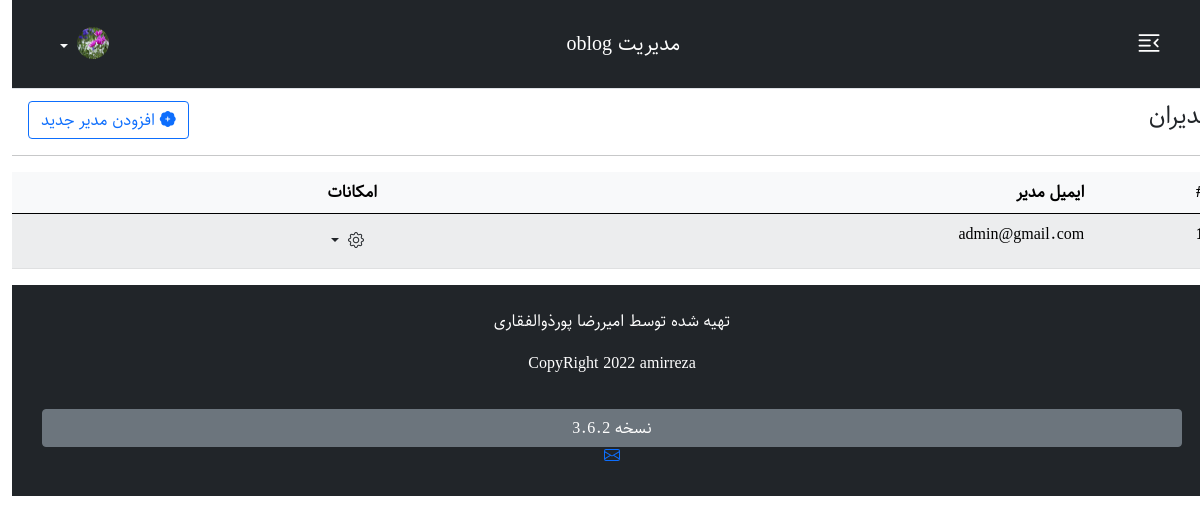
Page /admin/admins.php (signed in) on the committed database.
### tables this page shows
CREATE TABLE `information` (
  `id` int(11) NOT NULL,
  `body` text NOT NULL
);

CREATE TABLE `users` (
  `id` int(11) NOT NULL,
  `email` varchar(255) NOT NULL,
  `password` varchar(255) NOT NULL
);

### admin/admins.php (the view, shortened to what this page needs)
<?php
include("./include/nav.php");
$admins = $base->query("SELECT * FROM `users`");
?>
<br>
<br>
<br>
<section class="mt-4">
   <div class="row">
        <div class="col">
                       <div class="d-flex justify-content-between">
                       <h4>مدیران</h4>
                       <a href="add-admins.php" class="btn btn-outline-primary me-3"><i class="bi bi-patch-plus-fill"></i> افزودن مدیر جدید</a>
                       </div>
                       <hr>
                <div>
                <table class="table table-light table-striped table-responsive">
  <thead>
    <tr>
      <th scope="col">#</th>
      <th scope="col">ایمیل مدیر</th>
      <th scope="col">امکانات</th>
    </tr>
  </thead>
  <tbody>
    <?php
    if($admins->rowcount() > 0){
      foreach($admins as $modators){
        ?>
         <tr>
      <th scope="row"><?php echo $modators['id']; ?></th>
      <td><?php  echo $modators['email']; ?></td>
      <td>
            <div class="dropdown">
            <button data-bs-toggle="dropdown" class="btn dropdown-toggle">
                      <i class="bi bi-gear"></i>
               </button>
            </div>
      </td>
    </tr>
        <?php
      }
    }
    ?>
  </tbody>
</table>
                </div>
        </div>
   </div>
</section>
<?php
include("../include/footer.php");
?>

### admin/include/nav.php (shortened to what this page needs)
<?php
include("./include/db.php");
$sadmin = $base->query("SELECT * FROM `information` WHERE id = 5 ");
?>
<!DOCTYPE html>
<html lang="fa">
<head>
               <link rel="stylesheet" href="https://cdn.jsdelivr.net/npm/bootstrap@5.0.2/dist/css/bootstrap.rtl.min.css">
               <link rel="stylesheet" href="https://cdn.jsdelivr.net/npm/bootstrap-icons@1.5.0/font/bootstrap-icons.css">
               <link rel="stylesheet" href="./css/admin.css">
</head>
<body >
<nav class="navbar fixed-top navbar-dark bg-dark p-3 mb-5 border-bottom">
  <div class="container ms-2">
  <button class="btn  fs-3 text-white" type="button" data-bs-toggle="offcanvas" data-bs-target="#offcanvasRight" aria-controls="offcanvasRight">
<i class="bi bi-text-indent-right"></i>
</button>
<?php
  if($sadmin->rowcount() > 0){
  foreach($sadmin as $ssadmin){
   ?>
    <a href="index.php" class="navbar-brand"><?php echo $ssadmin['body']; ?></a>
   <?php
  }
}
?>
      <div class="dropdown text-end">
        <a href="index.php" class="d-block link-dark text-light text-decoration-none dropdown-toggle" id="dropdownUser1" data-bs-toggle="dropdown" aria-expanded="false">
          <img src="./img/hey.jpg" alt="mdo" width="32" height="32" class="rounded-circle">
        </a>
      </div>
    </div>
</nav>

### include/footer.php (shortened to what this page needs)
<?php
$footer_querya = "SELECT * FROM `information` WHERE id = 2 ";
$footera = $base->query($footer_querya);
if($footera->rowcount() > 0){
  foreach($footera as $foota){
?>
<?php
$footer_queryb = "SELECT * FROM `information` WHERE id = 3 ";
$footerb = $base->query($footer_queryb);
if($footerb->rowcount() > 0){
  foreach($footerb as $footb){
?>
<footer class="text-center text-white bg-dark py-4">
  <div class="container">
    <div class="row flex-column">
<div><?php echo $foota['body']; ?></div>
<button class="  mt-3 btn btn-secondary">نسخه <?php echo $footb['body'] ?></button>
<div>
  <a target="_blank" href="mailto:ar.pourzolfaghari@gmail.com"></a>
</div>
    </div>
  </div>
</footer>
<?php
  }
}
  }
}
?>
</body>
</html>

### admin/css/admin.css (style rules this page uses)
body { direction: rtl !important; text-align: right !important; font-family: "sahel" !important; line-height: 1.6; }

### rows in the picture
information: body "مدیریت oblog"
users: email "admin@gmail.com"
information: body "تهیه شده توسط امیررضا پورذوالفقاری CopyRight 2022 amirreza"
information: body "3.6.2"
